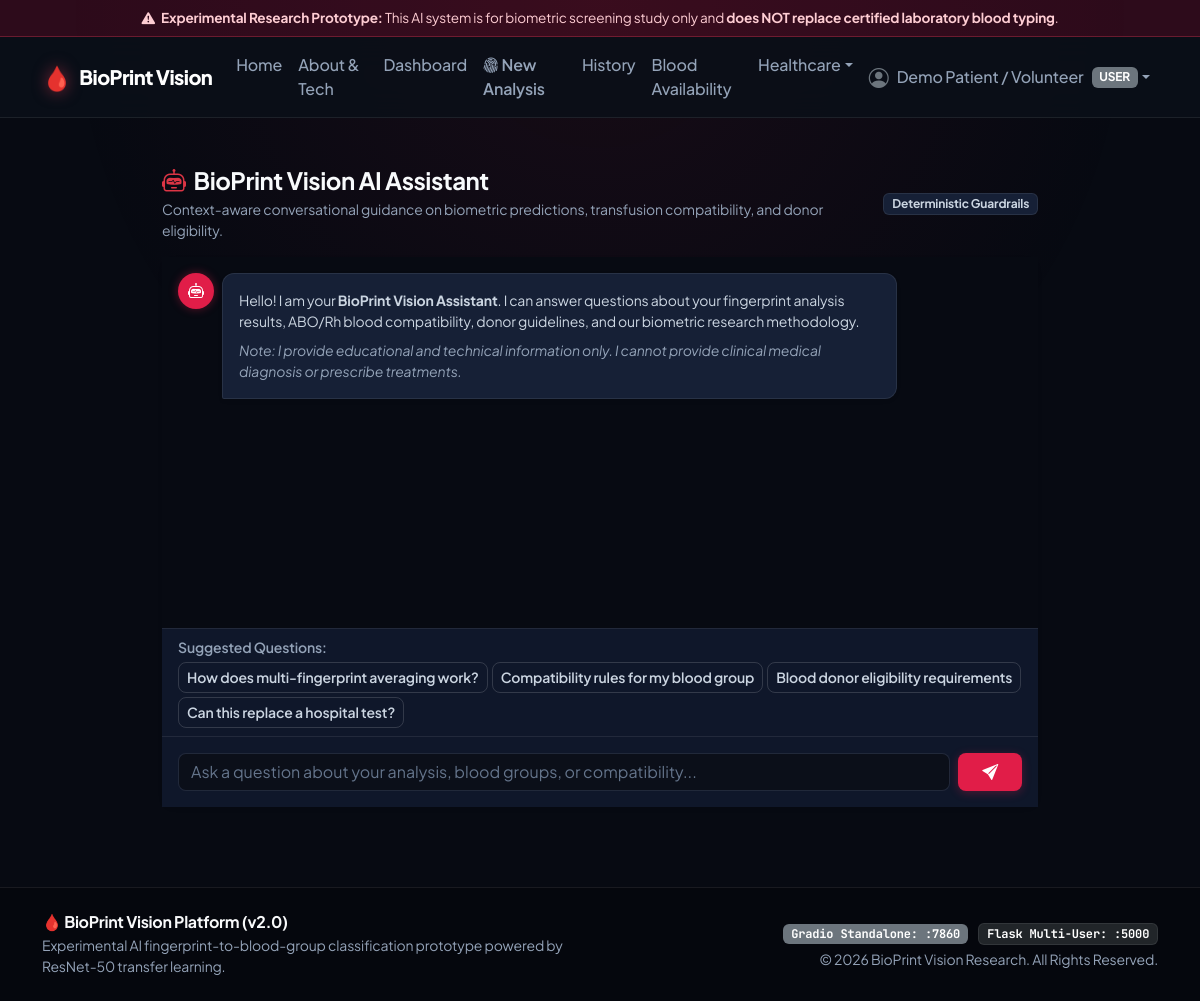
The app's page /assistant?analysis_id=22 (signed in), older data.
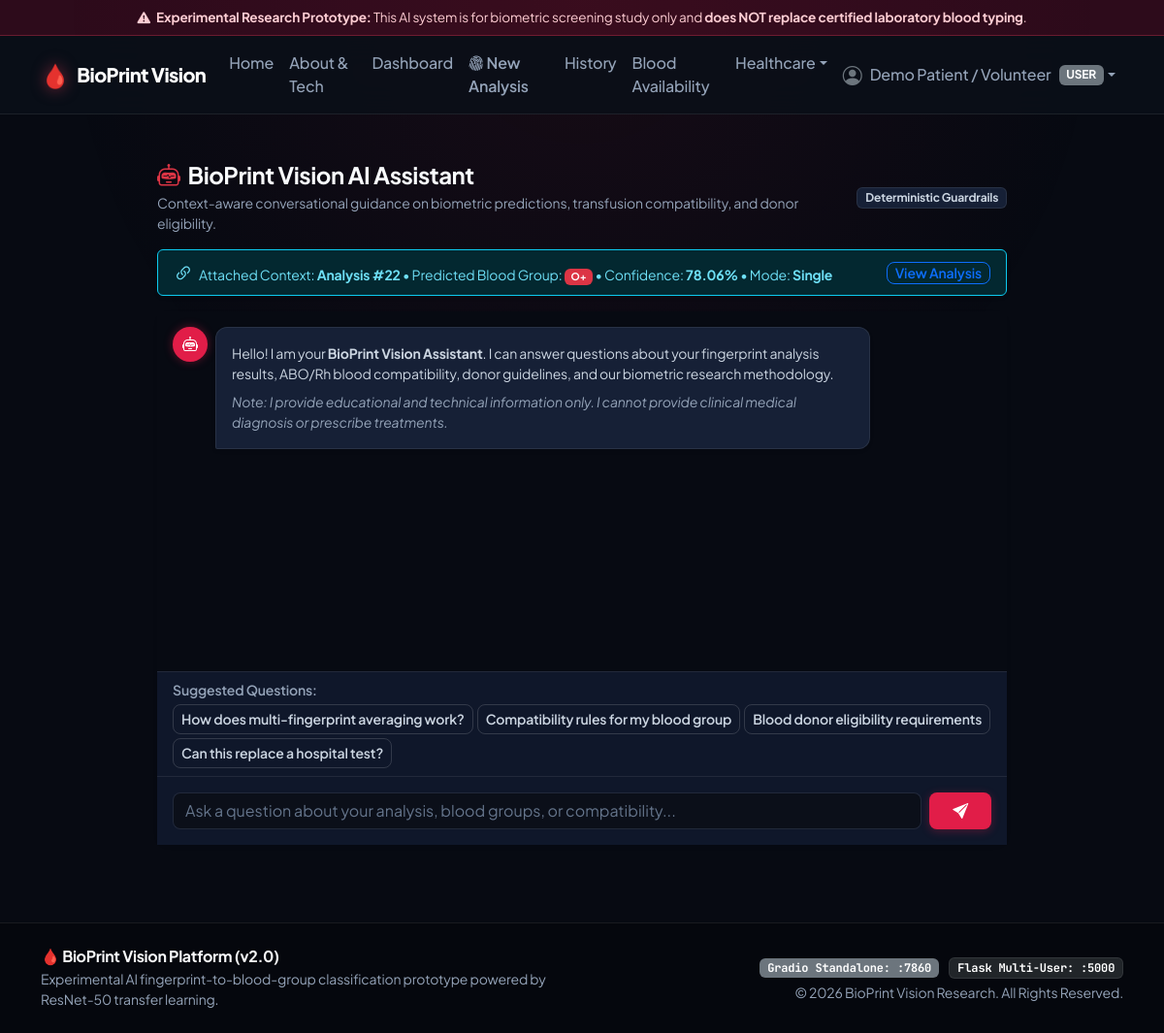
The same page, newer data.
### database/models.py (models this page shows, shortened)
class Analysis(db.Model):
    __tablename__ = "analyses"
    id = db.Column(db.Integer, primary_key=True, autoincrement=True)
    user_id = db.Column(db.Integer, db.ForeignKey("users.id", ondelete="CASCADE"), nullable=False, index=True)
    final_blood_group = db.Column(db.String(10), nullable=False, index=True)
    final_confidence = db.Column(db.Float, nullable=False)
    fingerprints_detected = db.Column(db.Integer, nullable=False, default=1)
    fingerprints_analyzed = db.Column(db.Integer, nullable=False, default=1)
    fingerprints_excluded = db.Column(db.Integer, nullable=False, default=0)
    agreement_percentage = db.Column(db.Float, nullable=False, default=100.0)
    mode = db.Column(db.String(20), nullable=False, default="single")  # single, multiple
    image_path = db.Column(db.String(255), nullable=True)
    annotated_image_path = db.Column(db.String(255), nullable=True)
    notes = db.Column(db.Text, nullable=True)
    created_at = db.Column(db.DateTime, nullable=False, default=datetime.utcnow, index=True)
    fingerprints = db.relationship("FingerprintResult", backref="analysis", lazy=True, cascade="all, delete-orphan")
    reports = db.relationship("Report", backref="analysis", lazy=True, cascade="all, delete-orphan")

### routes/assistant.py (the view)
@assistant_bp.route("/assistant")
@login_required
def chat_view():
    analysis_id = request.args.get("analysis_id", type=int)
    active_analysis = None
    if analysis_id:
        active_analysis = Analysis.query.filter_by(id=analysis_id, user_id=g.user.id).first()
    return render_template("assistant/chat.html", active_analysis=active_analysis)

### routes/auth.py (called while the page is built)
def get_current_user():
    user_id = session.get("user_id")
    if user_id:
        return db.session.get(User, user_id)
    return None

def login_required(f):
    @wraps(f)
    def decorated_function(*args, **kwargs):
        if "user_id" not in session:
            flash("Please sign in to access this page.", "warning")
            return redirect(url_for("auth.login", next=request.path))
        return f(*args, **kwargs)
    return decorated_function

@auth_bp.before_app_request
def load_logged_in_user():
    g.user = get_current_user()

### templates/assistant/chat.html (shortened to what the changed rows need)
{% extends "base.html" %}
{% block content %}
<div class="container py-2" style="max-width: 900px;">
    <div class="d-flex justify-content-between align-items-center mb-3">
        <div>
            <h2 class="h4 fw-bold mb-1">
                <i class="bi bi-robot text-danger me-2"></i>BioPrint Vision AI Assistant
            </h2>
        </div>
    </div>
    {% if active_analysis %}
    <div class="alert alert-info border-info d-flex align-items-center justify-content-between mb-3 py-2 px-3 shadow-sm" role="alert">
        <div class="small">
            <i class="bi bi-link-45deg me-1 fs-5"></i>
            Attached Context: <strong>Analysis #{{ active_analysis.id }}</strong> &bull;
            Predicted Blood Group: <span class="badge bg-danger">{{ active_analysis.final_blood_group }}</span> &bull;
            Confidence: <strong>{{ "%.2f"|format(active_analysis.final_confidence) }}%</strong> &bull;
            Mode: <strong>{{ active_analysis.mode|capitalize }}</strong>
        </div>
        <a href="{{ url_for('analysis.view_analysis', analysis_id=active_analysis.id) }}" class="btn btn-sm btn-outline-primary py-0">View Analysis</a>
    </div>
    {% endif %}
</div>
{% endblock %}

Row changes from the older to the newer data that the page shows:
added Analysis: id "22", final_blood_group "O+", final_confidence "78.06", mode "Single"
Text that changed along with them:
text now shown: "Attached Context: Analysis # • Predicted Blood Group: • Confidence: % • Mode: View Analysis"
